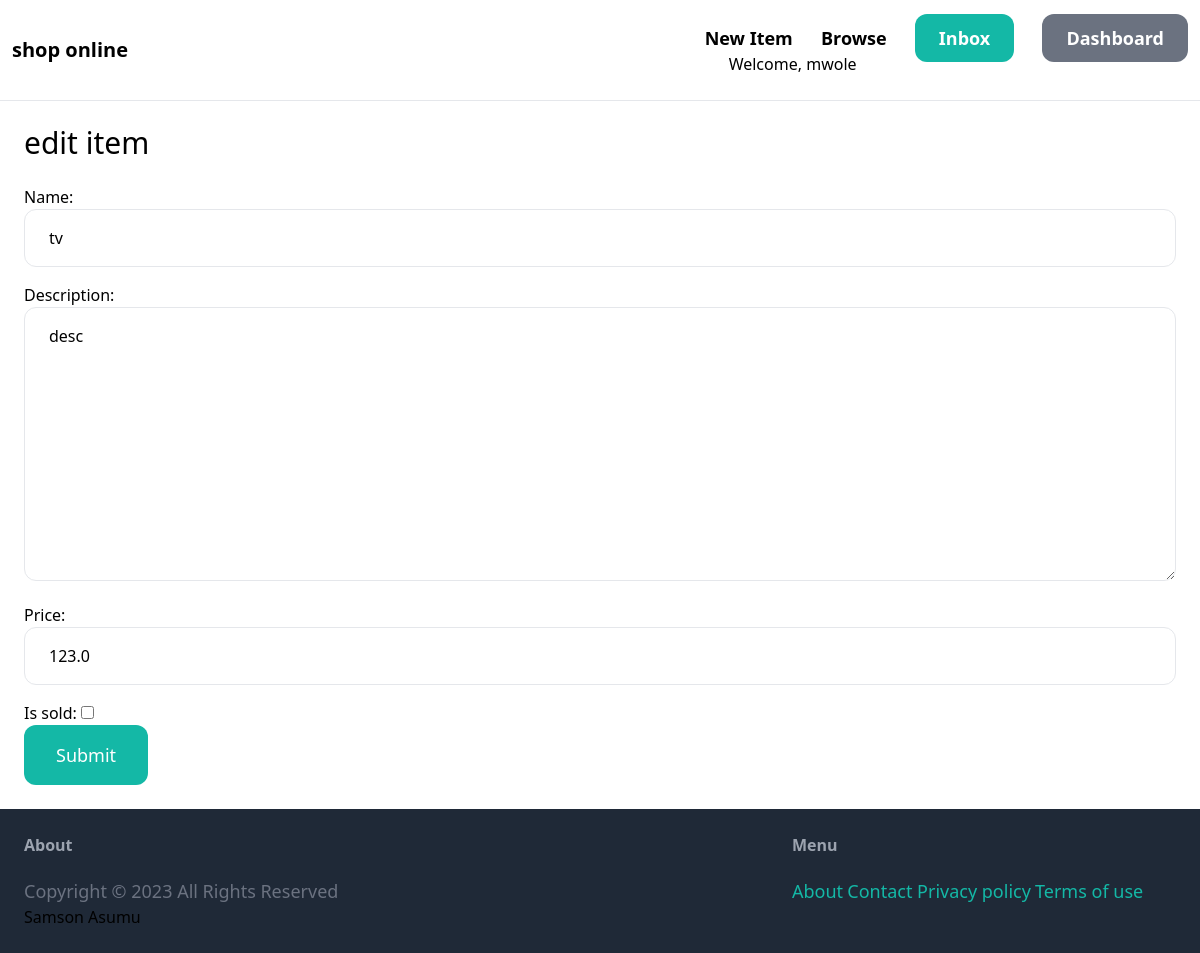
Page /items/15/edit/ (signed in) on the earlier database version.
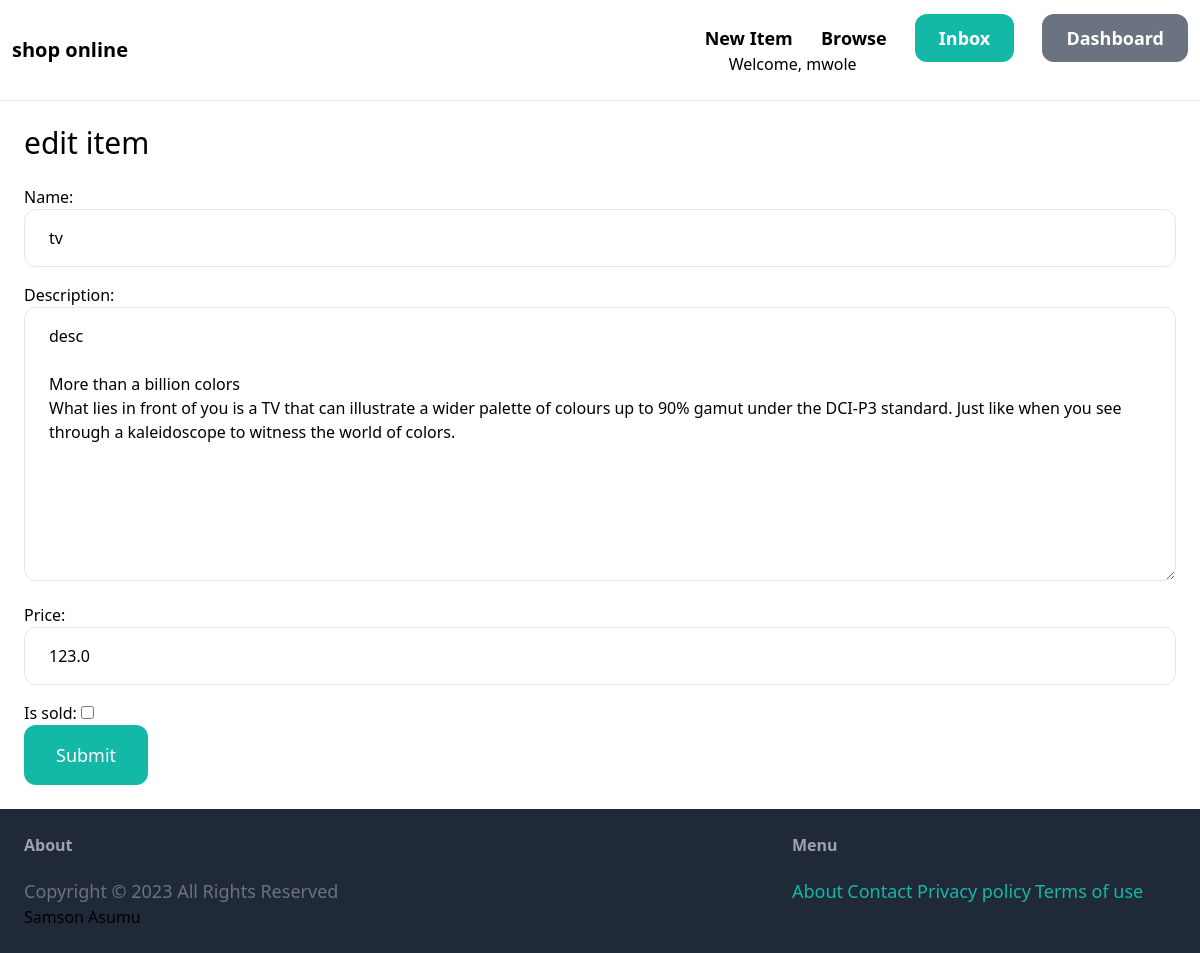
Same page on the later database version.
### item/models.py (models this page shows, shortened)
class Item(models.Model):
     category = models.ForeignKey(Category,related_name='items',on_delete=models.CASCADE)
     name = models.CharField(max_length=255)
     description= models.TextField(blank=True,null=True)
     price=models.FloatField()
     image=models.ImageField(upload_to='item_images',blank=True,null=True)
     is_sold=models.BooleanField(default=False)
     created_by =models.ForeignKey(User,related_name='items',on_delete=models.CASCADE)
     created_at = models.DateTimeField(auto_now_add=True)

### item/views.py (the view)
# urls.py: path('<int:pk>/edit/',views.edit,name='edit'),
@login_required
def edit(request,pk):
    item = get_object_or_404(Item ,pk=pk,created_by=request.user)
    if request.method =='POST':
        form = EditItemForm(request.POST, request.FILES,instance=item)
        if form.is_valid():
             form.save()
        return redirect('item:detail',pk=item.id)
    else:
        form = EditItemForm(instance=item)
    return render(request,'item/form.html', {
        'form':form,
        'title': 'edit item'
    })

### item/forms.py
class EditItemForm(forms.ModelForm):
    class Meta:
        model = Item
        fields = ('name','description','price','is_sold')
        widgets = {
            'name' :forms.TextInput(attrs={
                'class': INPUT_CLASSES
                }),
            'description' :forms.Textarea(attrs={
                'class': INPUT_CLASSES
                }),
            'price' :forms.TextInput(attrs={
                'class': INPUT_CLASSES
                }),
            'image' :forms.FileInput(attrs={
                'class': INPUT_CLASSES
                })
                 }

### item/templates/item/form.html (shortened to what this page needs)
{% extends "core/base.html" %}
{% block content %}
<h1 class="mb-6 text-3xl">{{title}}  </h1>
<form action="." method="post" enctype="multipart/form-data">
    <div class="space-y-4">
   {{ form.as_p }}
    </div>
       <button class="py-4 px-8 text-lg bg-teal-500 hover:bg-teal-700 rounded-xl text-white">Submit</button>
</form>
{% endblock %}

Differences in the rows shown:
changed Item "tv": description "desc" → "desc More than a billion colors What lies in front of you is a TV that can illustrate a wider palette of colours up to 90% gamut under the DCI-P3 standard. Just like when you see through a kaleidoscope to witness the world of colors."
